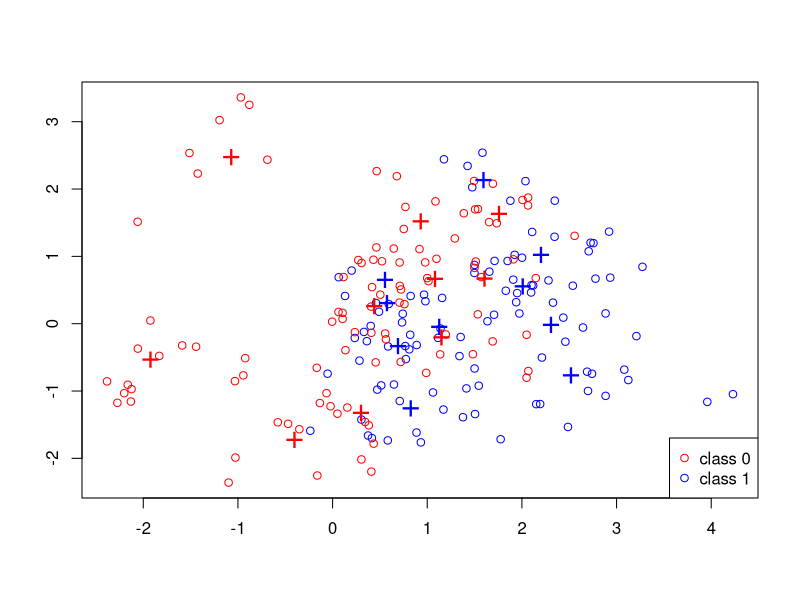

Recreate this plot in R. (Note: this script raises an error after producing the figure.)

uin_4 = 2110
set.seed(uin_4)
library(class)

# Generate Centers

p = 2;      
csize = 10;     # number of centers
sigma = 1;      # sd for generating the centers 
m1 = matrix(rnorm(csize*p), csize, p)*sigma + 
  cbind( rep(1, csize), rep(0, csize))
m0 = matrix(rnorm(csize*p), csize, p)*sigma + 
  cbind( rep(0, csize), rep(1, csize))

# Generate Data

sim_params = list(
  csize = 10,      # number of centers
  p = 2,           # dimension
  s = sqrt(1/5),   # standard deviation for generating data
  n = 100,         # training size per class
  N = 5000,        # test size per class
  m0 = m0,         # 10 centers for class 0
  m1 = m1         # 10 centers for class 1
)

generate_sim_data = function(sim_params){
  p = sim_params$p
  s = sim_params$s 
  n = sim_params$n 
  N = sim_params$N 
  m1 = sim_params$m1 
  m0 = sim_params$m0
  csize = sim_params$csize
  
  id1 = sample(1:csize, n, replace = TRUE);
  id0 = sample(1:csize, n, replace = TRUE);
  Xtrain = matrix(rnorm(2*n*p), 2*n, p)*s + rbind(m1[id1,], m0[id0,])
  Ytrain = factor(c(rep(1,n), rep(0,n)))
  id1 = sample(1:csize, N, replace=TRUE);
  id0 = sample(1:csize, N, replace=TRUE); 
  Xtest = matrix(rnorm(2*N*p), 2*N, p)*s + rbind(m1[id1,], m0[id0,])
  Ytest = factor(c(rep(1,N), rep(0,N)))
  
  
  # Return the training/test data along with labels
  list(
    Xtrain = Xtrain,
    Ytrain = Ytrain,
    Xtest = Xtest,
    Ytest = Ytest
  )
}

mydata = generate_sim_data(sim_params)

# Visualization

tmp.X = mydata$Xtrain
tmp.Y = mydata$Ytrain
m0 = sim_params$m0        # 10 centers for class 0
m1 = sim_params$m1  

n = nrow(tmp.X)
mycol = rep("blue", n)
mycol[tmp.Y == 0] = "red"
plot(tmp.X[, 1], tmp.X[, 2], type = "n", xlab = "", ylab = "")
points(tmp.X[, 1], tmp.X[, 2], col = mycol);
points(m1[, 1], m1[, 2], pch = "+", cex = 2, col = "blue");    
points(m0[, 1], m0[, 2], pch = "+", cex = 2, col = "red");   
legend("bottomright", pch = c(1,1), col = c("red", "blue"), 
       legend = c("class 0", "class 1"))  


my_knn2 = function(traindata, testdata, Ytrain, k) {
  
  Ypred <- vector(mode = 'integer', length = dim(testdata)[1])
  
  for (i in 1:dim(testdata)[1]) {
    dist = rowSums(sweep(traindata, 2, testdata[i,])^2)
    k_nearest_classes = cbind(dist, Ytrain)[order(dist)[1:k], , drop=F]
    
    k_nearest_classes = data.frame(k_nearest_classes)
    
    r1 <- k_nearest_classes %>% 
      group_by(Ytrain) %>% 
      summarise(count = n()) %>% 
      top_n(1, count)
    Ypred[i] = r1$Ytrain[1] - 1
  }
  
  factor(Ypred)
}

my_knn3 = function(traindata, testdata, Ytrain, k) {
  
  Ypred <- vector(mode = 'integer', length = dim(testdata)[1])
  
  for (i in 1:dim(testdata)[1]) {
    dist = rowSums(sweep(traindata, 2, testdata[i,])^2)
    k_nearest_classes = cbind(dist, Ytrain)[order(dist)[1:k], , drop=F]
    k_nearest_classes = data.frame(k_nearest_classes)
    
    knc_agg=aggregate(k_nearest_classes$Ytrain, 
                by=list(Ytrain=k_nearest_classes$Ytrain), FUN=length)
    knc_agg=knc_agg[knc_agg$x == max(knc_agg$x),]
    Ypred[i] = voted_max - 1
  }
  
  factor(Ypred)
}

my_knn = function(traindata, testdata, Ytrain, k) {
  
  Ypred <- vector(mode = 'integer', length = dim(testdata)[1])
  
  for (i in 1:dim(testdata)[1]) {
    dist = rowSums(sweep(traindata, 2, testdata[i,])^2)
    k_nearest_classes = cbind(dist, Ytrain)[order(dist)[1:k], , drop=F]
    k_nearest_classes = data.frame(k_nearest_classes)
    
    voted_max = as.integer(names(which.max(table(k_nearest_classes$Ytrain)))[1])
    Ypred[i] = voted_max - 1
  }
  
  factor(Ypred)
}

traindata = mydata$Xtrain
testdata = mydata$Xtrain
Ytrain = mydata$Ytrain
k = 1

my_knn(traindata, testdata, Ytrain, k)

traindata = mydata$Xtrain
testdata = mydata$Xtest
Ytrain = mydata$Ytrain
Ytest = mydata$Ytest
N = sim_params$N

## Using my slow knn
test.pred.k1 = my_knn(traindata, testdata, Ytrain, k = 1)

test.pred.k3 = my_knn(traindata, testdata, Ytrain, k = 3)

test.pred.k5 = my_knn(traindata, testdata, Ytrain, k = 5)

test.pred.k4 = my_knn(traindata, testdata, Ytrain, k = 4)

test.err.k1 = sum(Ytest != test.pred.k1)/(2*N)

test.err.k3 = sum(Ytest != test.pred.k3)/(2*N)

test.err.k5 = sum(Ytest != test.pred.k5)/(2*N)

test.err.k4 = sum(Ytest != test.pred.k4)/(2*N)

## Using knn from class
test.pred.ck1 = knn(traindata, testdata, Ytrain, k = 1)

test.pred.ck3 = knn(traindata, testdata, Ytrain, k = 3)

test.pred.ck5 = knn(traindata, testdata, Ytrain, k = 5)

test.err.ck1 = sum(Ytest != test.pred.ck1)/(2*N)

test.err.ck3 = sum(Ytest != test.pred.ck3)/(2*N)

test.err.ck5 = sum(Ytest != test.pred.ck5)/(2*N)



table(test.pred.k1, test.pred.ck1)
table(test.pred.k3, test.pred.ck3)
table(test.pred.k5, test.pred.ck5)

which(test.pred.k1 != test.pred.ck1)
diff_idx = which(test.pred.k3 != test.pred.ck3)
which(test.pred.k5 != test.pred.ck5)

diff_point = testdata[diff_idx, , drop=FALSE]
dist = rowSums(sweep(traindata, 2, diff_point)^2)

## even when k=3, it seems like kNN includes a forth point due to distances to
## third and forth points are very similar. This creates a tie so the predicted
## probabilities are 0.5
k_nearest_classes = cbind(dist, Ytrain)[order(dist)[1:4], , drop=F]
k_nearest_classes = data.frame(k_nearest_classes)
voted_max = as.integer(names(which.max(table(k_nearest_classes$Ytrain)))[1])
Ypred[i] = voted_max - 1

Ytest[diff_idx]
test.pred.k3[diff_idx]
test.pred.ck3[diff_idx]


compute_cv_error <- function(traindata, Ytrain, k = 1, foldNum = 10){
  
  n = nrow(traindata)
  fold_size = floor(n/foldNum)
  error = 0
  random_idx = sample(1 : n)
  for(runId in 1:foldNum){
    # this line produces sets like (when foldNum=10 and n=100): 1:10, 11:20 ... 91:100
    testSetIndex = ((runId-1)*fold_size + 1):(ifelse(runId == foldNum, n, runId*fold_size))
    testSetIndex = random_idx[testSetIndex]
    trainX = traindata[-testSetIndex, ]
    trainY = Ytrain[-testSetIndex]
    testX = traindata[testSetIndex, ]
    testY = Ytrain[testSetIndex]
    predictY = knn(trainX, testX, trainY, k)
    error = error + sum(predictY != testY) 
  }
  error = error / n
  error
}

cvKNN <- function(traindata, Ytrain, k_candidates, foldNum) {
  n = nrow(traindata)
  cvErrorRates = rep(NaN, length(k_candidates))
  
  for(i in 1:length(k_candidates)) {
    cvErrorRates[i] = compute_cv_error(traindata, Ytrain, k_candidates[i])
  }
  
  result = list()
  result$bestK = max(k_candidates[cvErrorRates == min(cvErrorRates)])
  result$cvError = min(cvErrorRates)
  result
}

for(i in 1:10) {
  print(cvKNN(traindata, Ytrain, seq(1, 180), 10))
}

BayesPredict = function(x, sim_params){
  
  m1 = sim_params$m1
  m0 = sim_params$m0
  s = sim_params$s
  d1 = sum(exp(-apply((t(m1) - x)^2, 2, sum) / (2 * s^2)))
  d0 = sum(exp(-apply((t(m0) - x)^2, 2, sum) / (2 * s^2))) 
  
  br = d1 / d0
  ifelse(br >= 1, 1, 0)
}

testdata = mydata$Xtest
Ytest = mydata$Ytest
N = sim_params$N

m1 = sim_params$m1
m0 = sim_params$m0
s = sim_params$s
br_preds = rep(NaN, N*2)

for(i in 1:(N*2)) {
  d1 = sum(exp(-apply((t(m1) - testdata[i, ])^2, 2, sum) / (2 * s^2)))
  d0 = sum(exp(-apply((t(m0) - testdata[i, ])^2, 2, sum) / (2 * s^2)))
  
  br = d1 / d0
  br_preds[i] = ifelse(br >= 1, 1, 0)
  
}

print(br_preds)
sum(br_preds == 0)
sum(br_preds == 1)
table(Ytest, br_preds)

traindata = mydata$Xtrain
testdata = mydata$Xtest
Ytrain = mydata$Ytrain
Ytest = mydata$Ytest
N = sim_params$N

num_datasets = 50
test.errors.k1 = rep(NaN, num_datasets)
test.cv = list(
  errors = rep(NaN, num_datasets),
  ks = rep(NaN, num_datasets)
)
test.errors.bayes = rep(NaN, num_datasets)

for(i in 1:num_datasets) {
  dataset = generate_sim_data(sim_params)
  
  preds_k1 = knn(dataset$Xtrain, dataset$Xtest, dataset$Ytrain, k = 1)
  test.errors.k1[i] = sum(dataset$Ytest != preds_k1)/(2*N)
  
  ks_cv = cvKNN(dataset$Xtrain, dataset$Ytrain, seq(1, 180), 10)
  preds_selected_k = knn(dataset$Xtrain, dataset$Xtest, dataset$Ytrain, k = ks_cv$bestK)
  test.cv$errors[i] = sum(dataset$Ytest != preds_selected_k)/(2*N)
  test.cv$ks[i] = ks_cv$bestK
  
  preds_bayes = as.factor(apply(dataset$Xtest, 1, BayesPredict, sim_params))
  test.errors.bayes[i] = sum(dataset$Ytest != preds_bayes)/(2*N)
}


b <- boxplot(test.errors.k1, test.cv$errors, test.errors.bayes,
             names = c("kNN with k=11", "k chosen with 10-fold CV", "Bayes rule"),
             xlab = "Predictors used.",
             ylab = "Averaged 0/1 loss",
             main = "Comparing prediction errors on 50 simulated datasets.",
             pch = 20,
             cex = 2,
             border = "brown",
             col = "lightblue"
)

